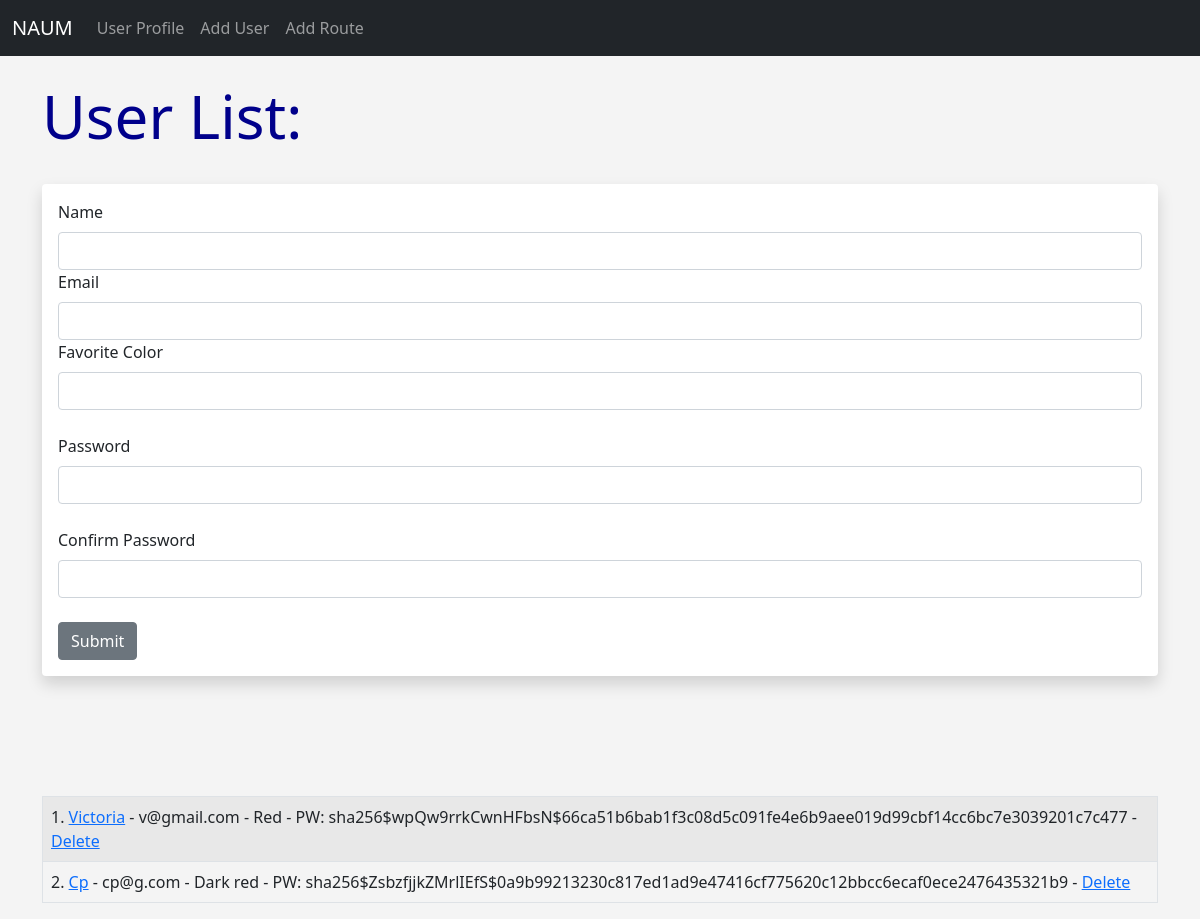
Screenshot of /user/add with the database file from the repository.
### app.py (models this page shows, shortened)
class Users(db.Model):
    id = db.Column(db.Integer, primary_key=True)
    name = db.Column(db.String(100), nullable=False)
    email = db.Column(db.String(120), nullable=False, unique=True)
    favorite_color = db.Column(db.String(120))
    date_added = db.Column(db.DateTime, default=datetime.utcnow)
    password_hash = db.Column(db.String(128))
    @property
    def password(self):
        raise AttributeError('Password is not a readable attribute!')

### app.py (the view, shortened to what this page needs)
@app.route('/user/add', methods=['GET', 'POST'])
def add_user():
    name = None
    form = UserForm()
    our_users = Users.query.order_by(Users.date_added)
    return render_template("add_user.html", form=form, name=name, our_users=our_users)

### app.py
class UserForm(FlaskForm):
    name = StringField("Name", validators=[DataRequired()])
    email = StringField("Email", validators=[DataRequired()])
    favorite_color = StringField("Favorite Color")
    password_hash = PasswordField('Password', validators=[DataRequired(), EqualTo('password_hash2', message='Passwords Must Match!')])
    password_hash2 = PasswordField('Confirm Password', validators=[DataRequired()])
    submit = SubmitField("Submit")

### templates/add_user.html (shortened to what this page needs)
{% extends 'base.html' %}
{% block content %}
{% if name %}
    <h1>User Added!</h1>
    <br>
    <table class="table table-striped table-hover table-bordered">
        {% for our_user in our_users %}
        <tr>
            <td>{{ our_user.id}}. <a href="{{url_for('update', id=our_user.id)}}">{{ our_user.name }}</a> - {{ our_user.email }} - {{ our_user.favorite_color }} - <a href="{{url_for('delete', id=our_user.id)}}">Delete</a></td>
        </tr>
        {% endfor %}
    </table>
    {% else %}
    <h1>User List:</h1>
    <br>
    <div class="shadow p-3 mb-5 bg-body rounded">
    <form method="POST">
        {{ form.name.label(class="form-label") }}
        {{ form.name(class="form-control") }}
        {{ form.email.label(class="form-label") }}
        {{ form.email(class="form-control") }}
        {{ form.favorite_color.label(class="form-label") }}
        {{ form.favorite_color(class="form-control") }}
        <br>
        {{ form.password_hash.label(class="form-label") }}
        {{ form.password_hash(class="form-control") }}
        <br>
        {{ form.password_hash2.label(class="form-label") }}
        {{ form.password_hash2(class="form-control") }}
        <br>
        {{ form.submit(class="btn btn-secondary") }}
    </form>
    </div>
    <br><br><br>
    <table class="table table-striped table-hover table-bordered">
        {% for our_user in our_users %}
        <tr>
            <td>{{ our_user.id }}. <a href="{{url_for('update', id=our_user.id)}}">{{ our_user.name }}</a> - {{ our_user.email }} - {{ our_user.favorite_color }} - PW: {{ our_user.password_hash }} - <a href="{{url_for('delete', id=our_user.id)}}">Delete</a></td>
        </tr>
        {% endfor %}
    </table>
{% endif%}
{% endblock %}

### static/css/style.css (style rules this page uses)
h1 { color: darkblue; font-size: 60px; }
body { background: #f4f4f4; }

### rows the page displays
Users: id "1", name "Victoria", email "v@gmail.com", favorite_color "Red", password_hash "sha256$wpQw9rrkCwnHFbsN$66ca51b6bab1f3c08d5c091fe4e6b9aee019d99cbf14cc6bc7e3039201c7c477"
Users: id "2", name "Cp", email "cp@g.com", favorite_color "Dark red", password_hash "sha256$ZsbzfjjkZMrlIEfS$0a9b99213230c817ed1ad9e47416cf775620c12bbcc6ecaf0ece2476435321b9"
